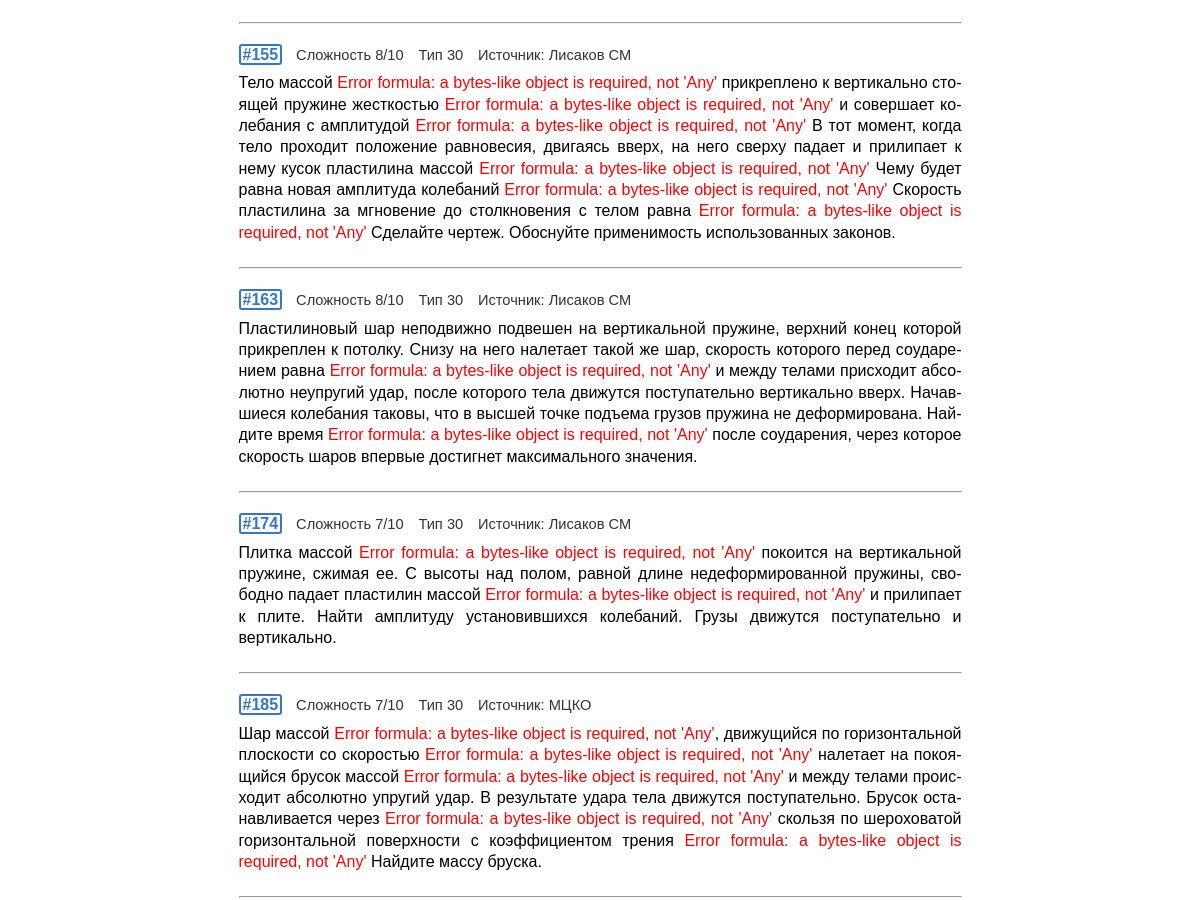
Before: /types/30/ (middle part) with the older database file.
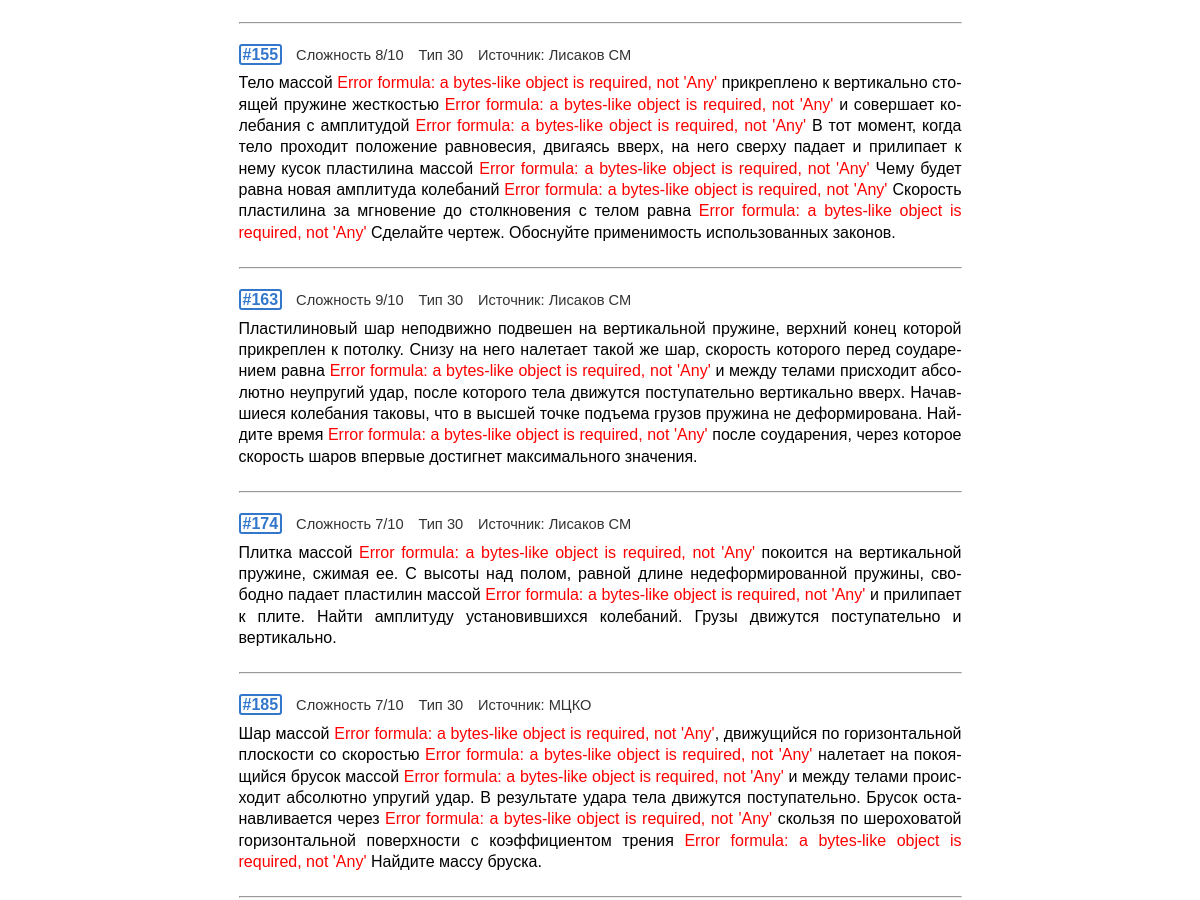
After: the same page with the newer database file.
### problems/models.py (models this page shows, shortened)
class Problem(models.Model):
    objects = ProblemManager()
    text = models.TextField('условие',
                            max_length=6000,
                            help_text='Максимум 6 тыс. символов '
                            '(если мало - обратитесь к создательнице сайта)')
    solution = models.TextField('решение',
                                max_length=6000,
                                help_text='Максимум 6 тыс. символов',
                                blank=True,
                                null=True)
    answer = models.TextField('ответ',
                              max_length=1000,
                              help_text='Максимум 1 тыс. символов',
                              blank=True,
                              null=True)
    complexity = models.PositiveSmallIntegerField('сложность',
                                                  help_text=('число от 1 до 10'
                                                             ' включительно'),
                                                  blank=True,
                                                  null=True,
                                                  validators=(
                                                      [MinValueValidator(1),
                                                       MaxValueValidator(10)]))
    author = models.ForeignKey(User,
                               on_delete=models.CASCADE,
                               editable=False,
                               verbose_name='автор')
    date = models.DateField('дата добавления',
                            auto_now_add=True)
    tags = models.ManyToManyField(Tag,
                                  verbose_name='тэги',
                                  blank=True)
    source = models.ForeignKey(Source,
                               on_delete=models.CASCADE,
                               verbose_name='источник',
                               blank=True,
                               null=True)
    category = models.ForeignKey(Category,
                                 on_delete=models.CASCADE,
                                 verbose_name='раздел',
                                 blank=True,
                                 null=True)
    subcategory = models.ForeignKey(Subcategory,
                                    on_delete=models.CASCADE,
                                    verbose_name='подраздел',
                                    blank=True,
                                    null=True)
    type_ege = models.ForeignKey(TypeInEGE,
                                 on_delete=models.CASCADE,
                                 verbose_name='Тип задания',
                                 null=True)
    class Meta:
        verbose_name = 'задача'
        verbose_name_plural = 'задачи'
        default_related_name = 'problems'
    def get_absolute_url(self):
        return reverse('problems:detail', kwargs={'pk': self.pk})

class TypeInEGE(models.Model):
    objects = TypeInEGEManager()
    number = models.PositiveSmallIntegerField('номер')
    max_score = models.PositiveSmallIntegerField('максимальное количество'
                                                 ' баллов')
    part_ege = models.ForeignKey(PartOfEGE,
                                 on_delete=models.CASCADE,
                                 verbose_name='часть ЕГЭ',
                                 default=1)
    class Meta:
        verbose_name = 'тип'
        verbose_name_plural = 'типы'
        default_related_name = 'type'
        ordering = ['number']

class Source(models.Model):
    name = models.CharField('название',
                            max_length=500,
                            help_text='Максимум 500 символов')
    class Meta:
        verbose_name = 'источник'
        verbose_name_plural = 'источники'
        default_related_name = 'source'
        ordering = ['name']
    def __str__(self):
        return self.name

### typesinege/views.py (the view, shortened to what this page needs)
# urls.py: path('', views.ProblemsView.as_view(), name='list'),
class ProblemsView(ListView):
    model = Problem
    template_name = 'problems/problems_list.html'
    context_object_name = 'problems'
    filter = ProblemTypeFilter
    paginate_by = 40
    def get_queryset(self):
        number = self.kwargs['number']
        self.type = get_object_or_404(TypeInEGE, number=number)
        queryset = Problem.objects.filter(type_ege=self.type).order_by('id')
        self.filterset = self.filter(self.request.GET, queryset=queryset)
        return self.filterset.qs
    def get_context_data(self, **kwargs):
        data = super().get_context_data(**kwargs)
        num = self.kwargs['number']
        data['filter'] = ProblemTypeFilter(self.request.GET,
                                           queryset=self.get_queryset())
        data['title'] = f'Тип {num}'
        data['next_type'] = (TypeInEGE.objects
                                      .all()
                                      .filter(number=int(num) + 1)
                                      .exists())
        data['previous_type'] = (TypeInEGE.objects
                                          .all()
                                          .filter(number=int(num) - 1)
                                          .exists())
        data['type_num'] = num
        return data

### problems/models.py (called while the page is built)
    def __str__(self):
        return self.name

    def get_queryset(self):
        queryset = super().get_queryset()
        queryset = queryset.annotate(problems_count=Count('problems'))
        return queryset

### problems/templatetags/abbr.py (called while the page is built)
def replace_by_dic(el, dic):
    for i, j in dic.items():
        el = el.replace(i, j)
    return el

@register.filter()
@stringfilter
def abbr(value):
    value = replace_by_dic(value, abbr_dic)
    value = re.sub(r'table_change\[(.+?)\]\[(.+?)\]', table_change_replace,
                   value)
    return value

### problems/templatetags/markdown_extras.py (called while the page is built)
@register.filter()
@stringfilter
def markdown(value):
    return md.markdown(value, extensions=['markdown.extensions.fenced_code',
                                          'tables',
                                          'toc',
                                          'footnotes'])

### problems/templatetags/save_parameters.py (called while the page is built)
@register.simple_tag(takes_context=True)
def param_save(context, **kwargs):
    answ = context['request'].GET.copy()
    for param, value in kwargs.items():
        answ[param] = value
    for param in [param for param, value in answ.items() if not value]:
        del answ[param]
    return answ.urlencode()

### templates/problems/problems_list.html (shortened to what this page needs)
{% extends "base.html" %}
{% load markdown_extras %}
{% load ziamath_filter %}
{% load abbr %}
{% load save_parameters %}
{% load static %}
{% load cache %}
{% block content %}
  {% for problem in page_obj %}
  <div class="rel">
    <div class="id-in-list">
      <a href="{{problem.get_absolute_url}}"><span class='id-number bold'>#{{problem.id}}</span></a>
      <span class="compl">Сложность {{problem.complexity}}/10</span>
      <span class="compl">Тип {{problem.type_ege.number}}</span>
      {% if problem.source %}<span class="compl">Источник: {{problem.source}}</span>{% endif %}
    </div>
    <div class="problem"> {{problem.text|abbr|ziamath_filter|markdown|safe}} </div>
  </div><hr class=mb20>
  {% endfor %}
{% endblock %}

Changed rows visible on the page:
changed Problem id 163: complexity "8" → "9"
